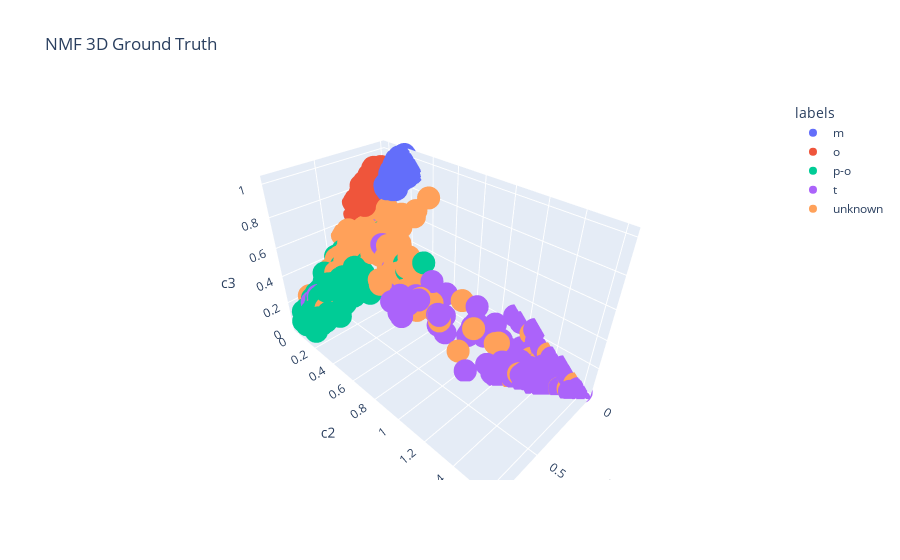

Write notebook code for a chart like this one.
### Code cell
W_df3 = W_df.iloc[:, [0, 1, 2]].copy()
W_df3 = W_df3.rename(columns={0: 'x1', 1: 'x2', 2:'x3'})
W_df3['labels'] = W_df[['labels']]
import plotly.express as px
fig = px.scatter_3d(
    W_df3, x='x1', y='x2', z='x3', color=W_df3['labels'],
    labels={'x1': 'c1', 'x2': 'c2', 'x3': 'c3'}, title='NMF 3D Ground Truth'
)
fig.show()

### Figure 1 — Plotly figure (JSON) as saved in the notebook; plotly's stock layout.template omitted (floating-point values rounded to 4 significant figures; data arrays with more than 128 entries replaced by an {"elided": "..."} marker saying what was removed)
{"data": [{"hovertemplate": "labels=m<br>c1=%{x}<br>c2=%{y}<br>c3=%{z}<extra></extra>", "legendgroup": "m", "marker": {"color": "#636efa", "symbol": "circle"}, "mode": "markers", "name": "m", "scene": "scene", "showlegend": true, "type": "scatter3d", "x": {"elided": "460 float values"}, "y": {"elided": "460 float values"}, "z": {"elided": "460 float values"}}, {"hovertemplate": "labels=o<br>c1=%{x}<br>c2=%{y}<br>c3=%{z}<extra></extra>", "legendgroup": "o", "marker": {"color": "#EF553B", "symbol": "circle"}, "mode": "markers", "name": "o", "scene": "scene", "showlegend": true, "type": "scatter3d", "x": {"elided": "345 float values"}, "y": {"elided": "345 float values"}, "z": {"elided": "345 float values"}}, {"hovertemplate": "labels=p-o<br>c1=%{x}<br>c2=%{y}<br>c3=%{z}<extra></extra>", "legendgroup": "p-o", "marker": {"color": "#00cc96", "symbol": "circle"}, "mode": "markers", "name": "p-o", "scene": "scene", "showlegend": true, "type": "scatter3d", "x": {"elided": "404 float values"}, "y": {"elided": "404 float values"}, "z": {"elided": "404 float values"}}, {"hovertemplate": "labels=t<br>c1=%{x}<br>c2=%{y}<br>c3=%{z}<extra></extra>", "legendgroup": "t", "marker": {"color": "#ab63fa", "symbol": "circle"}, "mode": "markers", "name": "t", "scene": "scene", "showlegend": true, "type": "scatter3d", "x": {"elided": "245 float values"}, "y": {"elided": "245 float values"}, "z": {"elided": "245 float values"}}, {"hovertemplate": "labels=unknown<br>c1=%{x}<br>c2=%{y}<br>c3=%{z}<extra></extra>", "legendgroup": "unknown", "marker": {"color": "#FFA15A", "symbol": "circle"}, "mode": "markers", "name": "unknown", "scene": "scene", "showlegend": true, "type": "scatter3d", "x": {"elided": "271 float values"}, "y": {"elided": "271 float values"}, "z": {"elided": "271 float values"}}], "layout": {"legend": {"title": {"text": "labels"}, "tracegroupgap": 0}, "scene": {"domain": {"x": [0, 1], "y": [0, 1]}, "xaxis": {"title": {"text": "c1"}}, "yaxis": {"title": {"text": "c2"}}, "zaxis": {"title": {"text": "c3"}}}, "title": {"text": "NMF 3D Ground Truth"}}}
